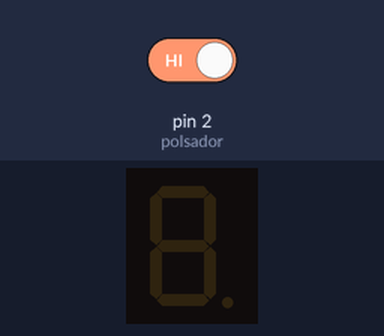
This sketch was run on a simulated Arduino Uno, built with avr-gcc and run on an emulated ATmega328P. Shown: 1-digit seven-segment display. Wiring (inferred from the names in the program): 1-digit 7-segment display, segments lit when HIGH: segments pin 9, pin 10, pin 11, pin 12, pin 13, pin 14, pin 15. Inputs (shaded band) come from the test bench; at power-on: pin 2 (polsador) HIGH. The segment pins are drawn as the display they are named for.

Above: at 1.2 s.
1.3 s: pin 2 (polsador) driven LOW
At 3.1 s:
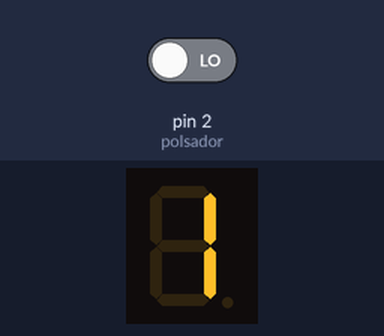
4.3 s: pin 2 (polsador) driven HIGH
5.8 s: pin 2 (polsador) driven LOW
At 7.6 s:
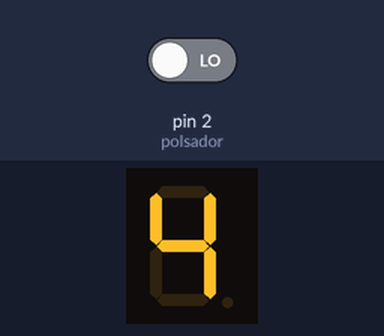
Timing chart, 0 to 9.1 s (numbered marks = the images above; inputs shaded):
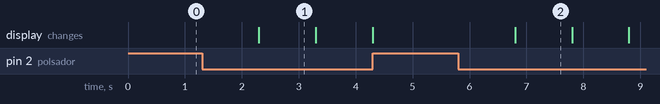

The sketch:

digital3.2.ino
```cpp
/********************************************************************************
**    El projecte digital 3.2 cosisteix en un display de 7 segments.           **
**    Fa falta programació i muntatge físic.                                   **
**    Es tracta de un comptador decimal fins al nº9 amb polsador.              **
********************************************************************************/

//*******  Includes  ************************************************************


//*******  Variables  ***********************************************************

int a = 9;
int b = 10;
int c = 11;
int d = 12;
int e = 13;
int f = 14;
int g = 15;
int p = 3;

int polsador = 2;
int num = 0;


// La funció Setup només s'executa un cop. Quan la placa s'encen o es fa reset.
void setup()
{
  pinMode(a, OUTPUT);
  pinMode(b, OUTPUT);
  pinMode(c, OUTPUT);
  pinMode(d, OUTPUT);
  pinMode(e, OUTPUT);
  pinMode(f, OUTPUT);
  pinMode(g, OUTPUT);

  pinMode(polsador, INPUT);
}

// La funció Loop es va repetin cada cop.
void loop()
{
  if (digitalRead(polsador) == LOW) {
    num++;
    delay(1000);
    if (num == 10) {
      num = 0;
    }

    // Nº0
    if (num == 0) {
      digitalWrite(a, HIGH);
      digitalWrite(b, HIGH);
      digitalWrite(c, HIGH);
      digitalWrite(d, HIGH);
      digitalWrite(e, HIGH);
      digitalWrite(f, HIGH);
      digitalWrite(g, LOW);
    }

    // Nº1
    else if (num == 1) {
      digitalWrite(a, LOW);
      digitalWrite(b, HIGH);
      digitalWrite(c, HIGH);
      digitalWrite(d, LOW);
      digitalWrite(e, LOW);
      digitalWrite(f, LOW);
      digitalWrite(g, LOW);
    }

    // Nº2
    else if (num == 2) {
      digitalWrite(a, HIGH);
      digitalWrite(b, HIGH);
      digitalWrite(c, LOW);
      digitalWrite(d, HIGH);
      digitalWrite(e, HIGH);
      digitalWrite(f, LOW);
      digitalWrite(g, HIGH);

    }

    // Nº3
    else if (num == 3) {
      digitalWrite(a, HIGH);
      digitalWrite(b, HIGH);
      digitalWrite(c, HIGH);
      digitalWrite(d, HIGH);
      digitalWrite(e, LOW);
      digitalWrite(f, LOW);
      digitalWrite(g, HIGH);

    }

    // Nº4
    else if (num == 4) {
      digitalWrite(a, LOW);
      digitalWrite(b, HIGH);
      digitalWrite(c, HIGH);
      digitalWrite(d, LOW);
      digitalWrite(e, LOW);
      digitalWrite(f, HIGH);
      digitalWrite(g, HIGH);
    }

    // Nº5
    else if (num == 5) {
      digitalWrite(a, HIGH);
      digitalWrite(b, LOW);
      digitalWrite(c, HIGH);
      digitalWrite(d, HIGH);
      digitalWrite(e, LOW);
      digitalWrite(f, HIGH);
      digitalWrite(g, HIGH);

    }

    // Nº6
    else if (num == 6) {
      digitalWrite(a, HIGH);
      digitalWrite(b, LOW);
      digitalWrite(c, HIGH);
      digitalWrite(d, HIGH);
      digitalWrite(e, HIGH);
      digitalWrite(f, HIGH);
      digitalWrite(g, HIGH);

    }

    // Nº7
    else if (num == 7) {
      digitalWrite(a, HIGH);
      digitalWrite(b, HIGH);
      digitalWrite(c, HIGH);
      digitalWrite(d, LOW);
      digitalWrite(e, LOW);
      digitalWrite(f, LOW);
      digitalWrite(g, LOW);
    }

    // Nº8
    else if (num == 8) {
      digitalWrite(a, HIGH);
      digitalWrite(b, HIGH);
      digitalWrite(c, HIGH);
      digitalWrite(d, HIGH);
      digitalWrite(e, HIGH);
      digitalWrite(f, HIGH);
      digitalWrite(g, HIGH);

    }

    // Nº9
    else if (num == 9) {
      digitalWrite(a, HIGH);
      digitalWrite(b, HIGH);
      digitalWrite(c, HIGH);
      digitalWrite(d, HIGH);
      digitalWrite(e, LOW);
      digitalWrite(f, HIGH);
      digitalWrite(g, HIGH);

    }
  }
}
```

Measured:
- after the input at 1.3 s, the display: changes after 1.0 s (image 1)
- after the input at 5.8 s, the display: changes after 1.0 s (image 2)
- what the display in image 1 shows lasts 1.0 s, from 2.3 s to 3.3 s
